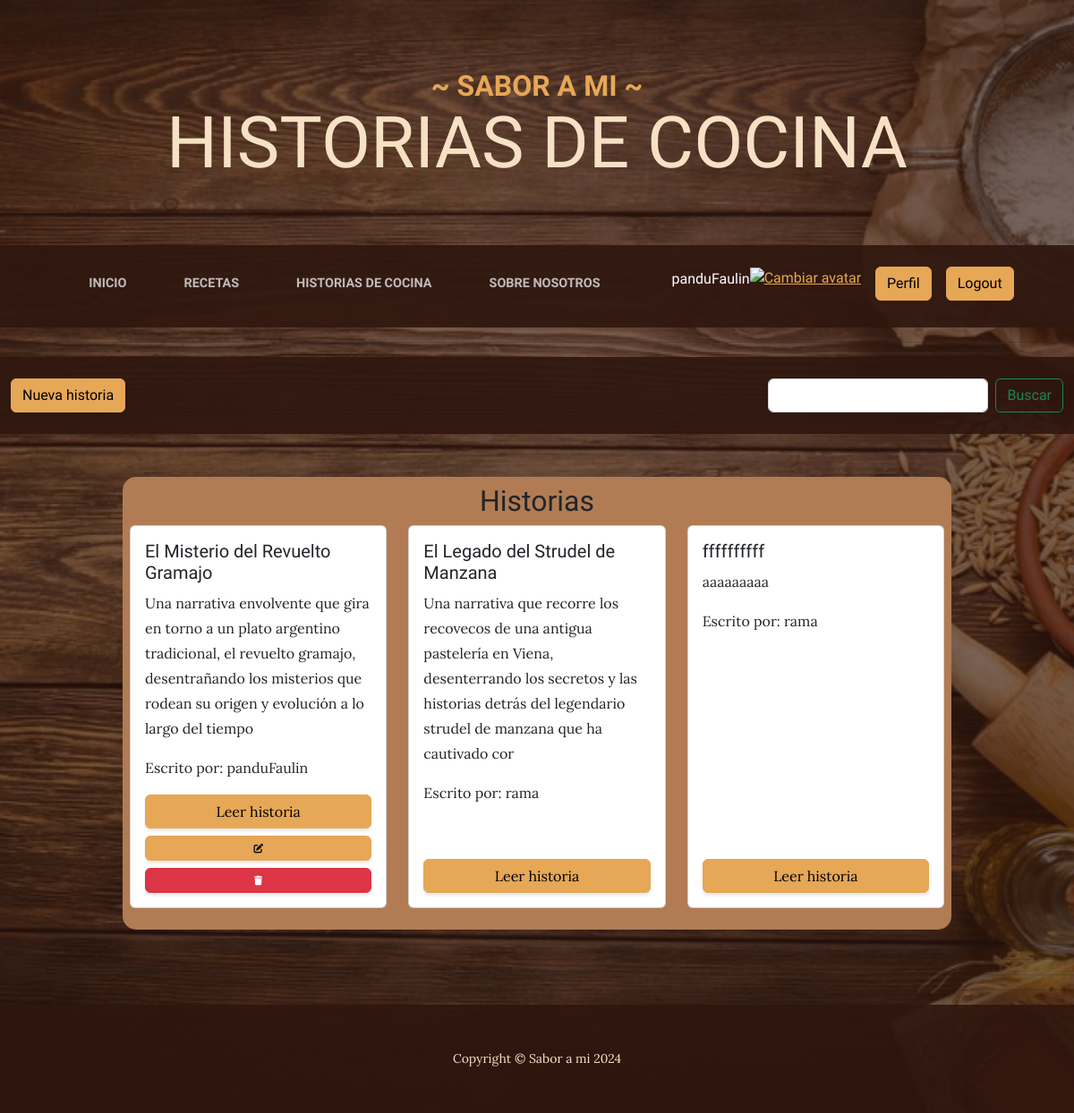
The app's page /historias_de_cocina/ (signed in) with its own data.
### recetasApp/models.py (models this page shows, shortened)
class Historia(models.Model):
    titulo = models.CharField(max_length=70)
    descripcionBreve = models.TextField(max_length=180)
    historia = models.TextField()
    autor = models.ForeignKey(User, on_delete=models.CASCADE, null=True)
    fechaPublicacion = models.DateTimeField(default=timezone.now)
    class Meta:
        verbose_name = "historia"
        verbose_name_plural = "historias"
        ordering = ["titulo"]

### recetasApp/views.py (the view)
# urls.py: path("historias_de_cocina/", historias, name="historias_de_cocina"),
@login_required
def historias(request):
    contexto = {"historias": Historia.objects.all().order_by("id")}
    return render(request, "recetasApp/historias.html", contexto)

### recetasApp/templates/recetasApp/historias.html (shortened to what this page needs)
{% extends 'recetasApp/index.html' %} {% block Titulo %}
<header>
  <h1 class="site-heading text-center text-faded d-none d-lg-block">
    <span class="site-heading-upper text-primary mb-3">~ Sabor a mi ~</span>
    <span class="site-heading-lower">Historias de cocina</span>
  </h1>
</header>
{% endblock Titulo %} {% block Contenido %}
<hr>
<nav class="navbar navbar-expand-lg navbar-dark py-lg-4" id="mainNav">
  <div class="container-fluid">
    <a class="btn btn-primary" href="{% url 'historias_create'%}" role="button">Nueva historia</a>
    <form class="d-flex"action="{% url 'encontrar_historias'%}" method='get'>
      <input class="form-control me-2" type="text" name="buscar" id="buscar">
      <button class="btn btn-outline-success" type="submit">Buscar</button>
    </form>
  </div>
</nav>
</head>
<body>
  <div class="container mt-5">
    <div class="row justify-content-center">
      <div class="col-md-10">
        <div class="bg-color-personalizado p-2 contenedor-bordes-redondos">
          <h2 class="text-center">Historias</h2>
          <div class="row">
            {% for r in historias %}
              <div class="col-md-4 mb-3">
                <div class="card h-100">
                  <div class="card-body d-flex flex-column">
                    <h5 class="card-title">{{r.titulo}}</h5>
                    <p class="card-text">{{r.descripcionBreve}}</p>
                    <p class="card-text">Escrito por: {{r.autor}}</p>
                    <a href="{%url 'historia_ampliada' r.id %}" class="btn btn-primary mt-auto">Leer historia</a>
                    {% if request.user == r.autor or  request.user.is_staff %}
                    <a href="{% url 'historia_update' r.id %}" class="btn btn-primary mt-2" style="--bs-btn-padding-y: .25rem; --bs-btn-padding-x: .5rem; --bs-btn-font-size: .75rem;">
                    </a>
                    <a href="{% url 'historia_delete' r.id %}" class="btn btn-danger mt-2" style="--bs-btn-padding-y: .25rem; --bs-btn-padding-x: .5rem; --bs-btn-font-size: .75rem;">
                    {% endif %}
                    </a>
                  </div>
                </div>
              </div>
            {% endfor %}
          </div>
        </div>
      </div>
    </div>
  </div>
</body>
<hr>
<hr>
<hr>
</html>
{% endblock Contenido %}
{% block InformacionExtra %}
<hr>
{% endblock InformacionExtra %}

### recetasApp/templates/recetasApp/index.html (shortened to what this page needs)
<!DOCTYPE html>
<html lang="en">
  <head>
    {% load static %}
    <link href="{%static 'css/styles.css'%}" rel="stylesheet" />
    <link
      rel="stylesheet"
      href="https://cdnjs.cloudflare.com/ajax/libs/font-awesome/6.4.0/css/all.min.css"
    />
  </head>
  <body>
    {% block Titulo %}{% endblock Titulo %}
    <nav class="navbar navbar-expand-lg navbar-dark py-lg-4" id="mainNav">
      <div class="container">
        <div class="collapse navbar-collapse" id="navbarSupportedContent">
          <ul class="navbar-nav mx-auto">
            <li class="nav-item px-lg-4">
              <a class="nav-link text-uppercase" href="{% url 'home'%}"
                >Inicio</a
              >
            </li>
            {% if user.is_authenticated %}
            <li class="nav-item px-lg-4">
              <a class="nav-link text-uppercase" href="{% url 'recetas'%}"
                >Recetas</a
              >
            </li>
            <li class="nav-item px-lg-4">
              <a
                class="nav-link text-uppercase"
                href="{% url 'historias_de_cocina'%}"
                >Historias de cocina</a
              >
            </li>
            <li class="nav-item px-lg-4">
              <a
                class="nav-link text-uppercase"
                href="{% url 'sobre_nosotros'%}"
                >Sobre nosotros</a
              >
            </li>
            <p style="color: white" class="ms-5">{{ user.username }}</p>
            <div class="text-center">
              <a href="{% url 'agregar_avatar' %}"
                ><img
                  src="{{ request.session.avatar }}"
                  height="30px"
                  weight="30px"
                  title="Cambiar avatar"
              /></a>
            </div>
            <li class="nav-item">
              <a class="btn btn-primary ms-3" href="{% url 'perfil'%}"
                >Perfil</a
              >
            </li>
            <li class="nav-item">
              <a class="btn btn-primary ms-3" href="{% url 'logout'%}"
                >Logout</a
              >
            </li>
            {% endif %}
          </ul>
        </div>
      </div>
    </nav>
    {% block Contenido %}{% endblock Contenido %} {% block InformacionExtra %}{% endblock InformacionExtra %}
    <footer class="footer text-faded text-center py-5">
      <div class="container">
        <p class="m-0 small">Copyright &copy; Sabor a mi 2024</p>
      </div>
    </footer>
  </body>
</html>

### recetasApp/templates/recetasApp/historias.html (style rules this page uses)
.contenedor-bordes-redondos { border-radius: 15px; }
.bg-color-personalizado { background-color: #b17c54; }

### records on screen
Historia: titulo "El Misterio del Revuelto Gramajo", descripcionBreve "Una narrativa envolvente que gira en torno a un plato argentino tradicional, el revuelto gramajo, desentrañando los misterios que rodean su origen y evolución a lo largo del tiempo", autor "panduFaulin"
Historia: titulo "El Legado del Strudel de Manzana", descripcionBreve "Una narrativa que recorre los recovecos de una antigua pastelería en Viena, desenterrando los secretos y las historias detrás del legendario strudel de manzana que ha cautivado cor", autor "rama"
Historia: titulo "ffffffffff", descripcionBreve "aaaaaaaaa", autor "rama"

### other values on screen
{{ user.username }} "panduFaulin"
